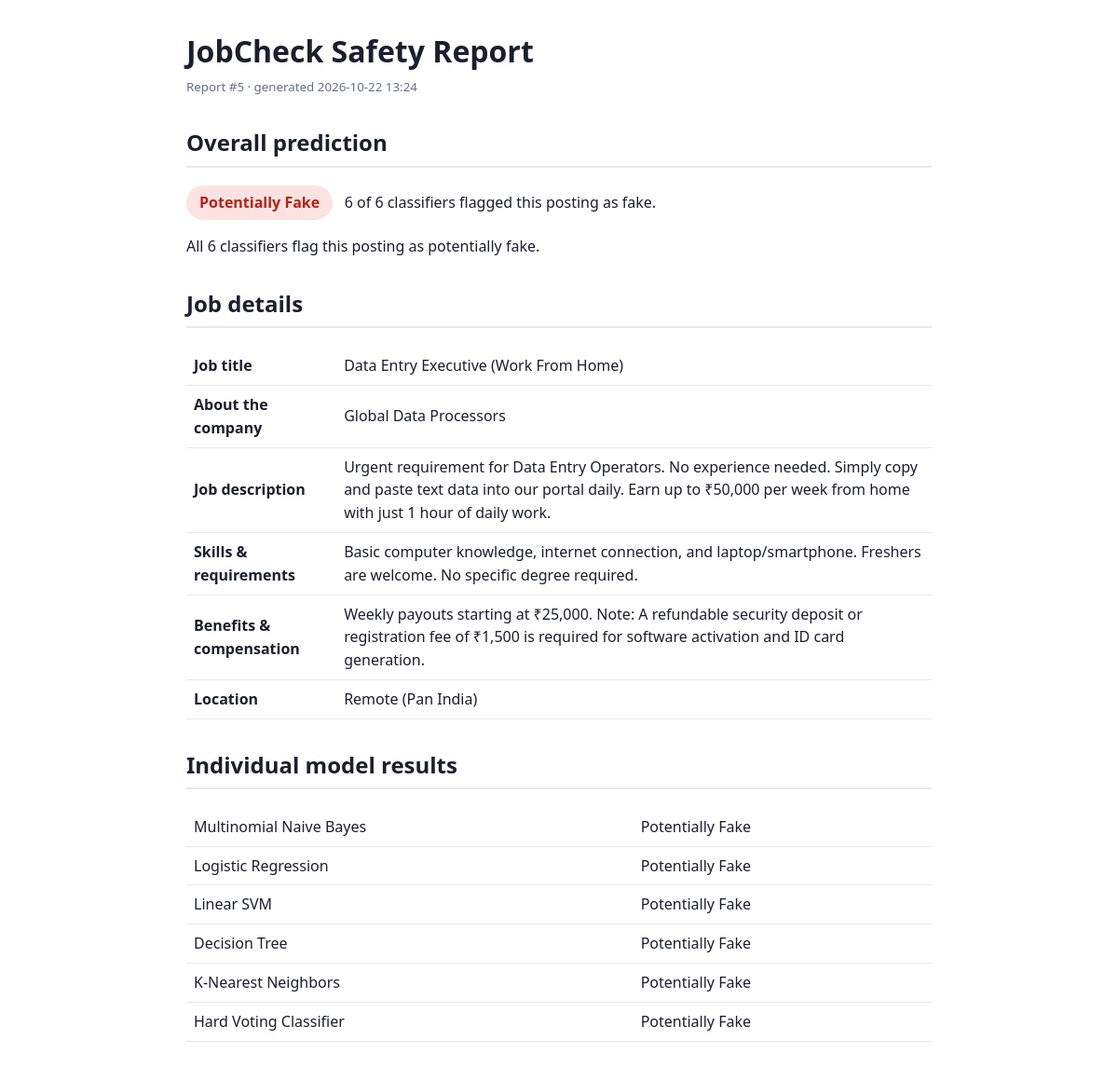
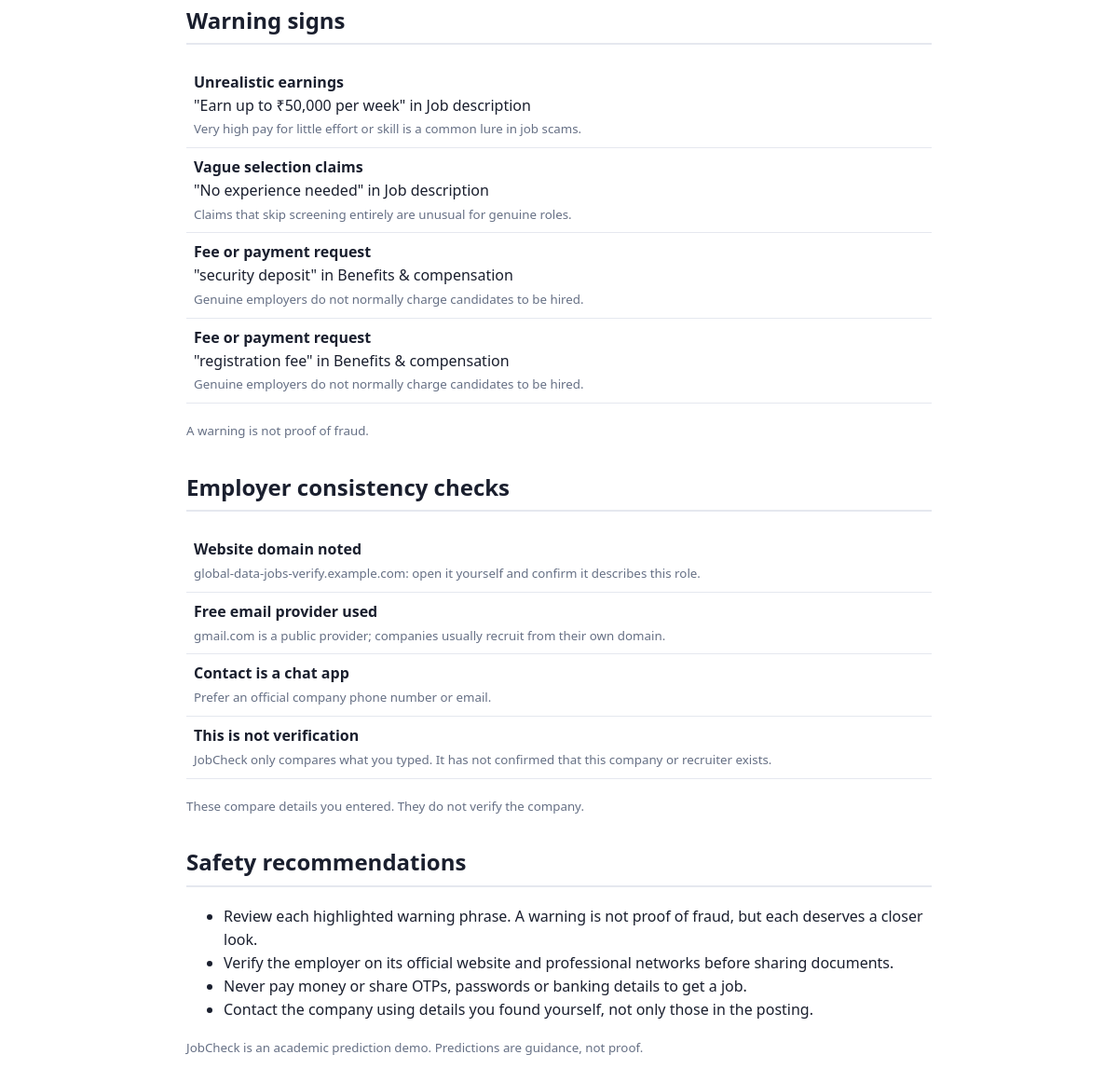
Screenshot of /report/5 with the database file from the repository (2 pictures, top to bottom).
### tables this page shows
CREATE TABLE scans_v2(id INTEGER PRIMARY KEY AUTOINCREMENT, created TEXT, title TEXT,
            label TEXT, fake_votes INTEGER, total INTEGER, payload TEXT);

### app.py (the view)
@app.route("/report/<int:sid>")
def report(sid):
    with db() as c:
        row = c.execute("SELECT * FROM scans_v2 WHERE id=?", (sid,)).fetchone()
    if not row:
        abort(404)
    p = json.loads(row["payload"])
    body = render_template("report.html", scan=row, p=p, recs=recommendations(p), labels=LABELS)
    return Response(body, mimetype="text/html",
                    headers={"Content-Disposition": f"attachment; filename=jobcheck_report_{sid}.html"})

### app.py (called while the page is built)
def recommendations(p):
    r = ["Verify the employer on its official website and professional networks before sharing documents.",
         "Never pay money or share OTPs, passwords or banking details to get a job.",
         "Contact the company using details you found yourself, not only those in the posting."]
    if p["warnings"]:
        r.insert(0, "Review each highlighted warning phrase. A warning is not proof of fraud, but each deserves a closer look.")
    if p["split"]["level"] == "split":
        r.insert(0, "The models disagree, so do not rely on the prediction alone.")
    return r

def db():
    con = sqlite3.connect(DB_PATH)
    con.row_factory = sqlite3.Row
    return con

### templates/report.html (shortened to what this page needs)
<!DOCTYPE html><html lang="en"><head><meta charset="UTF-8"><title>JobCheck Safety Report #{{ scan.id }}</title>
</head><body>
<h1>JobCheck Safety Report</h1><small>Report #{{ scan.id }} · generated {{ scan.created }}</small>
<h2>Overall prediction</h2><p><span class="v">{{ p.final.label }}</span> &nbsp; {{ p.fv }} of {{ p.results|length }} classifiers flagged this posting as fake.</p><p>{{ p.split.text }}</p>
<h2>Job details</h2><table>{% for k,l in labels.items() %}{% if p.submitted.get(k) %}<tr><th>{{ l }}</th><td>{{ p.submitted[k] }}</td></tr>{% endif %}{% endfor %}</table>
<h2>Individual model results</h2><table>{% for r in p.results %}<tr><td>{{ r.model }}</td><td>{{ r.label }}</td></tr>{% endfor %}</table>
<h2>Warning signs</h2>{% if p.warnings %}<table>{% for w in p.warnings %}<tr><td><b>{{ w.rule }}</b><br>"{{ w.phrase }}" in {{ w.field }}<br><small>{{ w.why }}</small></td></tr>{% endfor %}</table><p><small>A warning is not proof of fraud.</small></p>{% else %}<p>No rule-based warning phrases were found. This does not guarantee the job is genuine.</p>{% endif %}
{% if p.employer %}<h2>Employer consistency checks</h2><table>{% for c in p.employer %}<tr><td><b>{{ c.label }}</b><br><small>{{ c.detail }}</small></td></tr>{% endfor %}</table><p><small>These compare details you entered. They do not verify the company.</small></p>{% endif %}
<h2>Safety recommendations</h2><ul>{% for r in recs %}<li>{{ r }}</li>{% endfor %}</ul>
<p><small>JobCheck is an academic prediction demo. Predictions are guidance, not proof.</small></p></body></html>

### rows the page displays
scans_v2: id "5", created "2026-10-22 13:24", final.label "Potentially Fake", model "Multinomial Naive Bayes", label "Potentially Fake", model "Logistic Regression", model "Linear SVM", model "Decision Tree", model "K-Nearest Neighbors", model "Hard Voting Classifier"

### other values shown
{{ p.fv }} "6"
{{ p.results|length }} "6"
{{ p.split.text }} "All 6 classifiers flag this posting as potentially fake."
{{ l }} "Job title" "About the company" "Job description" "Skills & requirements" "Benefits & compensation" "Location"
{{ p.submitted[k] }} "Data Entry Executive (Work From Home)" "Global Data Processors" "Urgent requirement for Data Entry Operators. No experience needed. Simply copy and paste text data into our portal daily. Earn up to ₹50,000 per week from home with just 1 hour of daily work." "Basic computer knowledge, internet connection, and laptop/smartphone. Freshers are welcome. No specific degree required." "Weekly payouts starting at ₹25,000. Note: A refundable security deposit or registration fee of ₹1,500 is required for software activation and ID card generation." "Remote (Pan India)"
{{ w.rule }} "Unrealistic earnings" "Vague selection claims" "Fee or payment request" "Fee or payment request"
{{ w.phrase }} "Earn up to ₹50,000 per week" "No experience needed" "security deposit" "registration fee"
{{ w.field }} "Job description" "Job description" "Benefits & compensation" "Benefits & compensation"
{{ w.why }} "Very high pay for little effort or skill is a common lure in job scams." "Claims that skip screening entirely are unusual for genuine roles." "Genuine employers do not normally charge candidates to be hired." "Genuine employers do not normally charge candidates to be hired."
{{ c.label }} "Website domain noted" "Free email provider used" "Contact is a chat app" "This is not verification"
{{ c.detail }} "global-data-jobs-verify.example.com: open it yourself and confirm it describes this role." "gmail.com is a public provider; companies usually recruit from their own domain." "Prefer an official company phone number or email." "JobCheck only compares what you typed. It has not confirmed that this company or recruiter exists."
{{ r }} "Review each highlighted warning phrase. A warning is not proof of fraud, but each deserves a closer look." "Verify the employer on its official website and professional networks before sharing documents." "Never pay money or share OTPs, passwords or banking details to get a job." "Contact the company using details you found yourself, not only those in the posting."
